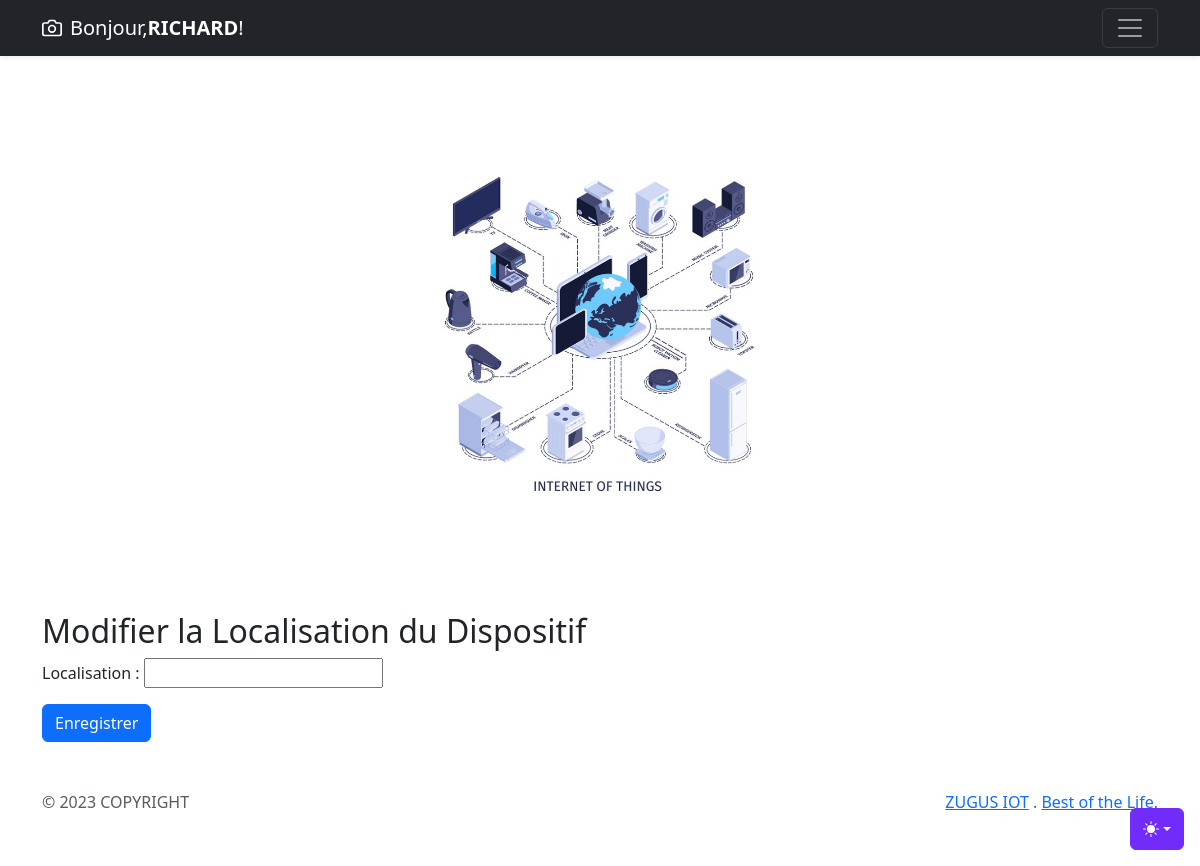
The page /accounts/modifier-dispositif/6/ (signed in) on the database as committed earlier.
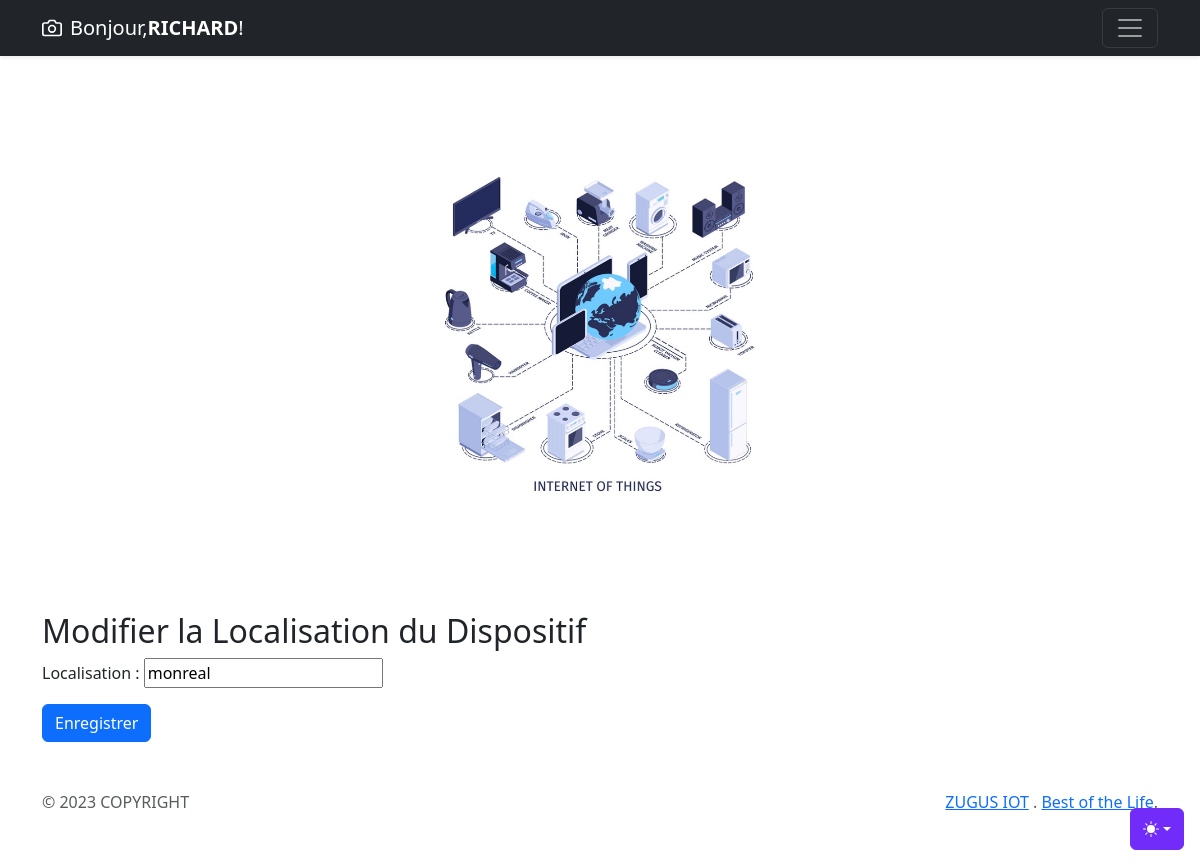
The same page on the database as committed later.
### account/models.py (models this page shows, shortened)
class UserDispositif(models.Model):
    user = models.ForeignKey(settings.AUTH_USER_MODEL, on_delete=models.CASCADE)
    dispositif = models.ForeignKey(Dispositif, on_delete=models.CASCADE)
    code = models.CharField(max_length=4, blank=True)
    localisation = models.CharField(max_length=200, blank=True)  # Ajout du champ localisation

### account/views.py (the view)
# urls.py: path('modifier-dispositif/<int:user_dispositif_id>/', modifier_dispositif, name='modifier_dispositif'),
@login_required
def modifier_dispositif(request, user_dispositif_id):
    user_dispositif = get_object_or_404(UserDispositif, pk=user_dispositif_id, user=request.user)
    if request.method == 'POST':
        form = UserDispositifForm(request.POST, instance=user_dispositif)
        if form.is_valid():
            form.save()
            return redirect('liste_dispositifs_utilisateur')
    else:
        form = UserDispositifForm(instance=user_dispositif)
    return render(request, 'account/modifier_dispositif.html', {'form': form})

### account/forms.py
class UserDispositifForm(forms.ModelForm):
    class Meta:
        model = UserDispositif
        fields = ['localisation']

### account/templates/account/modifier_dispositif.html (shortened to what this page needs)
{% extends './base.html' %}
{% block content %}
    <div class="container">
        <h2>Modifier la Localisation du Dispositif</h2>
        <form method="post">
        {{ form.as_p }}
        <button type="submit" class="btn btn-primary">Enregistrer</button>
        </form>
    </div>
{% endblock %}

Rows that differ between the two databases and show on the page:
changed UserDispositif: localisation (not shown) → "monreal"
